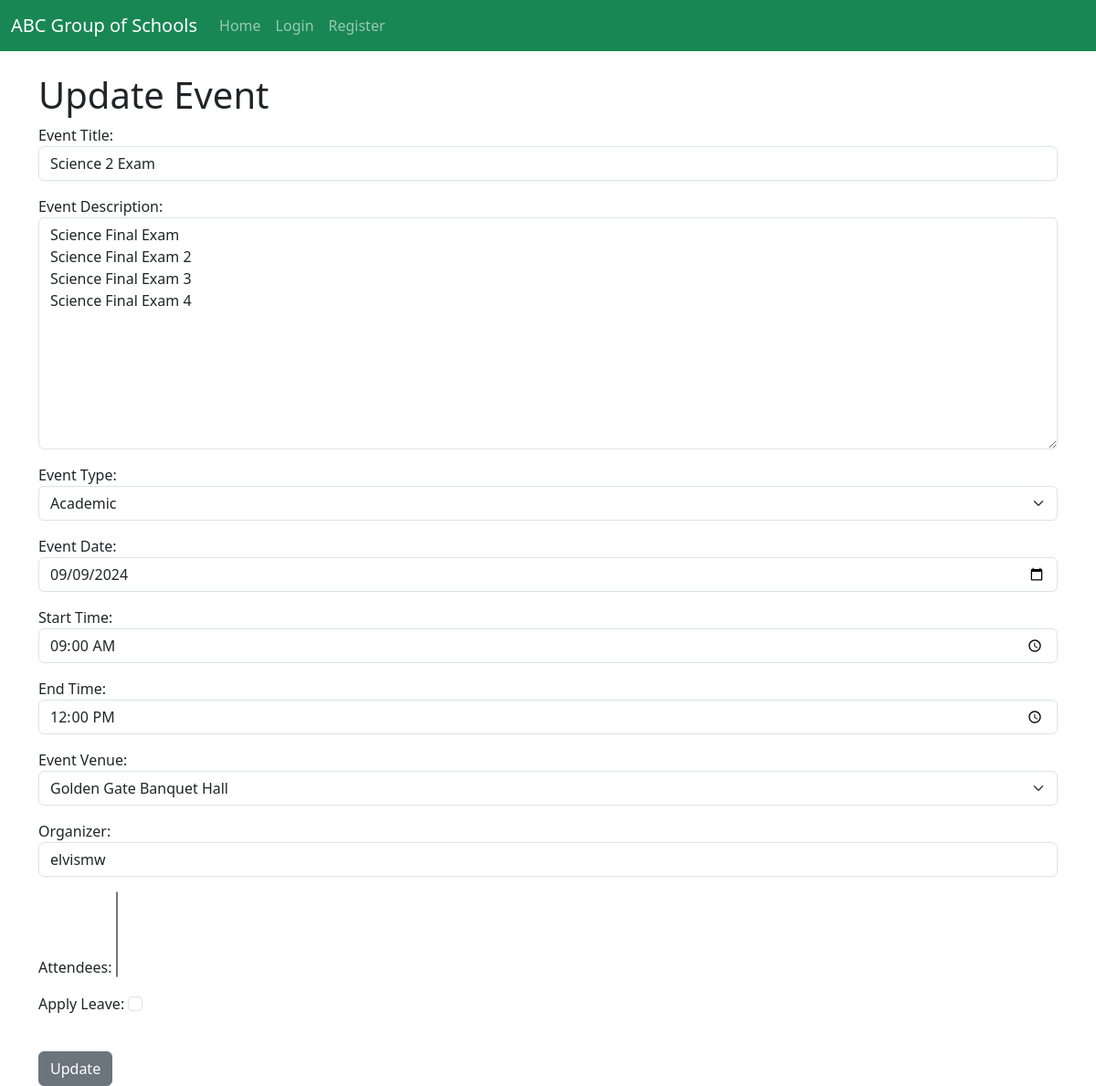
/event/update_event/1, run on the app's committed database.
### event_management/models.py (models this page shows, shortened)
class Event(models.Model):
    EVENT_TYPE_CHOICES = [
        ('Sport', 'Sport'),
        ('Cultural', 'Cultural'),
        ('Religious', 'Religious'),
        ('Academic', 'Academic'),
        ('Others', 'Others'),
    ]
    organizer = models.ForeignKey(settings.AUTH_USER_MODEL, on_delete=models.SET_NULL, null=True, related_name='organized_events')
    title = models.CharField(max_length=100)
    description = models.TextField(blank=True)
    event_type = models.CharField(max_length=20, choices=EVENT_TYPE_CHOICES)
    date = models.DateField()
    start_time = models.TimeField()
    end_time = models.TimeField()
    venue = models.ForeignKey(Venue, on_delete=models.CASCADE)
    attendees = models.ManyToManyField(Attendees, related_name='events_participated', blank=True)
    created_at = models.DateTimeField(auto_now_add=True)
    updated_at = models.DateTimeField(auto_now=True)
    apply_leave = models.BooleanField(default=False)

### event_management/views.py (the view)
# urls.py: path('update_event/<event_id>', views.update_event, name='update-event'),
def update_event(request, event_id):
    event = Event.objects.get(pk=event_id)
    form = EventForm(request.POST or None, instance=event)
    if form.is_valid():
        form.save()
        return redirect('event_management:events_list')
    return render(request, 'events_management/update_event.html', {'event': event, 'form':form})

### event_management/models.py (called while the page is built)
    def __str__(self):
        return self.name

### event_management/templates/events_management/update_event.html (shortened to what this page needs)
{% extends 'events_management/base.html' %}
{% block content %}
    <h1>Update Event</h1>
    <form action="" method=POST>
        {{ form.as_p}}
        <br>
        <input type="submit" value="Update" class="btn btn-secondary">
    </form>
{% endblock %}

### data on the page
Event: title "Science 2 Exam", description "Science Final Exam Science Final Exam 2 Science Final Exam 3 Science Final Exam 4", event_type "Academic", date "09/09/2024", start_time "09:00:00", end_time "12:00:00", venue "Golden Gate Banquet Hall", organizer "elvismw"
